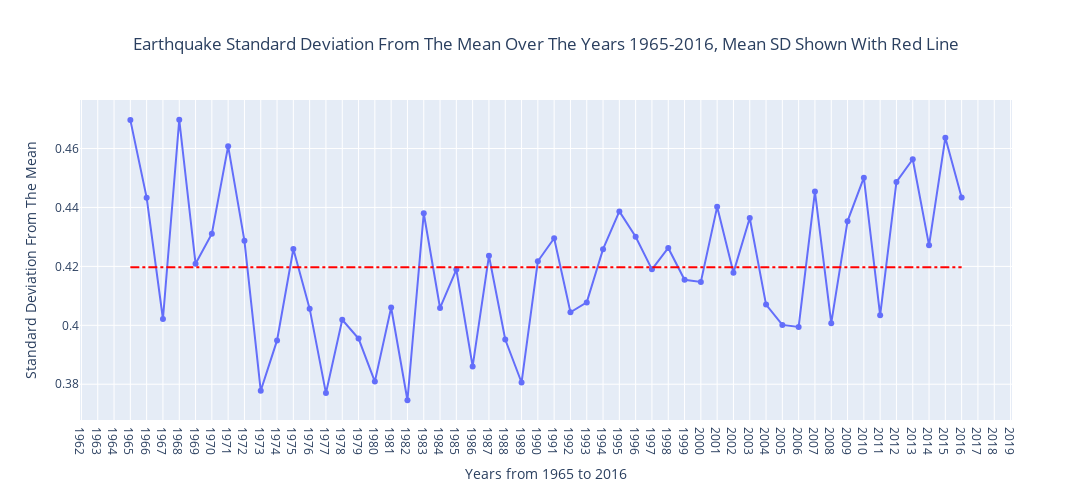

Notebook cell for this chart:
### Markdown cell above
**Observations:**

- We can see that the average magnitude of earthquakes is **lowest** in **1997**.

- In **1968** the average magnitude of earthquakes is **highest**.

- There is sudden **decline** in the magnitude of Earthquakes after 1972

### Code cell
# Making the data.
tmp = data.groupby(by='Year').std()
tmp = tmp.reset_index()[['Year','Magnitude']]

# Making the Figure.
fig = go.Figure()

# Adding scatter trace to the figure.
fig.add_trace(trace=go.Scatter(x=tmp['Year'], 
                               y=tmp['Magnitude'],
                               mode='lines+markers'))

# Adding a horizontal line to the graph.
fig.add_shape(type="line", 
              x0=1965, 
              y0=tmp['Magnitude'].mean(), 
              x1=2016, 
              y1=tmp['Magnitude'].mean(), 
              line=dict(color="Red", 
                        width=2,
                        dash="dashdot"),
              name='Mean')

# Updating the layout of the figure.
fig.update_layout(height=500,
                  width=1200,
                  title= 'Earthquake Standard Deviation From The Mean Over The Years 1965-2016, Mean SD Shown With Red Line',
                  title_x=0.5,
                  yaxis_title="Standard Deviation From The Mean",
                  xaxis_title="Years from 1965 to 2016",
                  xaxis = dict(tickmode = 'linear',
                               tick0 = 0.0,
                               dtick = 1))

# Plotting the figure.
fig.show()

### Figure 1 — Plotly figure (JSON) as saved in the notebook; plotly's stock layout.template omitted (floating-point values rounded to 4 significant figures)
{"data": [{"mode": "lines+markers", "type": "scatter", "x": [1965, 1966, 1967, 1968, 1969, 1970, 1971, 1972, 1973, 1974, 1975, 1976, 1977, 1978, 1979, 1980, 1981, 1982, 1983, 1984, 1985, 1986, 1987, 1988, 1989, 1990, 1991, 1992, 1993, 1994, 1995, 1996, 1997, 1998, 1999, 2000, 2001, 2002, 2003, 2004, 2005, 2006, 2007, 2008, 2009, 2010, 2011, 2012, 2013, 2014, 2015, 2016], "y": [0.4696, 0.4433, 0.4021, 0.4698, 0.4209, 0.4311, 0.4608, 0.4287, 0.3778, 0.3949, 0.4259, 0.4057, 0.377, 0.4019, 0.3955, 0.3809, 0.406, 0.3746, 0.438, 0.4059, 0.4189, 0.3861, 0.4236, 0.3952, 0.3806, 0.4217, 0.4295, 0.4044, 0.4078, 0.4258, 0.4387, 0.43, 0.419, 0.4262, 0.4155, 0.4147, 0.4402, 0.4179, 0.4364, 0.407, 0.4001, 0.3995, 0.4454, 0.4007, 0.4354, 0.4501, 0.4034, 0.4487, 0.4564, 0.4271, 0.4637, 0.4434]}], "layout": {"height": 500, "shapes": [{"line": {"color": "Red", "dash": "dashdot", "width": 2}, "name": "Mean", "type": "line", "x0": 1965, "x1": 2016, "y0": 0.4197, "y1": 0.4197}], "title": {"text": "Earthquake Standard Deviation From The Mean Over The Years 1965-2016, Mean SD Shown With Red Line", "x": 0.5}, "width": 1200, "xaxis": {"dtick": 1, "tick0": 0, "tickmode": "linear", "title": {"text": "Years from 1965 to 2016"}}, "yaxis": {"title": {"text": "Standard Deviation From The Mean"}}}}
